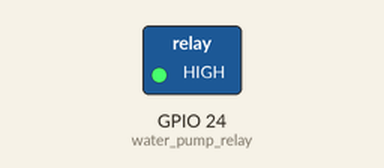
Simulated run of this program. Board: Raspberry Pi (BCM pin numbers). Shown: switched loads named in the program (green lamp = pin HIGH). What the program prints to the terminal is not drawn.

Above: at 0.1 s.
At 3.1 s:
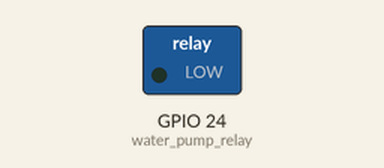
Timing chart, 0 to 4.6 s (numbered marks = the images above):
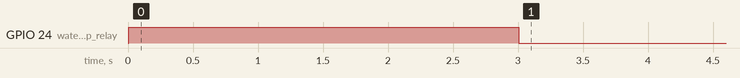

Measured:
- by itself, GPIO 24 (water_pump_relay): LOW → HIGH at 0.01 s, → LOW 3.0 s later

The program:

Happy_Plants.py
```python
from gpiozero import OutputDevice
import spidev
import time

#Title
print("""
 _    _                               _____   _                _
| |  | |                             |  __ \ | |              | |
| |__| |  __ _  _ __   _ __   _   _  | |__) || |  __ _  _ __  | |_  ___
|  __  | / _` || '_ \ | '_ \ | | | | |  ___/ | | / _` || '_ \ | __|/ __|
| |  | || (_| || |_) || |_) || |_| | | |     | || (_| || | | || |_ \__ \\
|_|  |_| \__,_|| .__/ | .__/  \__, | |_|     |_| \__,_||_| |_| \__||___/
               | |    | |      __/ |
               |_|    |_|     |___/
""")


spi = spidev.SpiDev()
spi.open(0, 0)

moisture_sensor_channel = 0
temperature_sensor_channel = 1

water_pump_relay = OutputDevice(24, initial_value=False)

def read_mcp3008(channel):
    r = spi.xfer2([1, (8 + channel) << 4, 0])
    adc_value = ((r[1] % 3) << 8) + r[2]
    return adc_value

def convert_to_celsius(adc_value):
    voltage = (adc_value * 5.0 / 1023.0)  # Assuming 5V reference voltage and 10-bit ADC
    temperature_celsius = (voltage - 0.5) * 100  # Example formula for thermistor temperature conversion
    temperature_celsius = min(45, max(-6, round(temperature_celsius)))  # Limit the temperature within a reasonable range
    return temperature_celsius

# Calibrate the temperature sensor
calibration_offset_temperature = 20  # Adjusted calibration offset for the temperature sensor

# Calibrate the moisture sensor
calibration_offset_moisture = 20  # Adjusted calibration offset for the moisture sensor

while True:
    temperature_value = read_mcp3008(temperature_sensor_channel)
    temperature_celsius = convert_to_celsius(temperature_value) + calibration_offset_temperature  # Apply the calibrated temperature offset
    print("\033[94m" + f'Temperature of the room: {temperature_celsius}°C' + "\033[0m")

    moisture_value = read_mcp3008(moisture_sensor_channel) + calibration_offset_moisture  # Apply the calibrated moisture offset
    print("\033[94m" + f"Value of the moisture sensor: {moisture_value}" + "\033[0m")

    if moisture_value >= 270:
        water_pump_relay.on()
        print("\033[91m\033[1m" + 'Plants need some water' + "\033[0m")
        time.sleep(3)  # Adjust the watering duration as needed
        water_pump_relay.off()
        moisture_value = 0
    else:
        print("\033[93m\033[1m" + 'Happy Plants' + "\033[0m")

    time.sleep(3600)  # Adjust the interval between readings as needed
```
